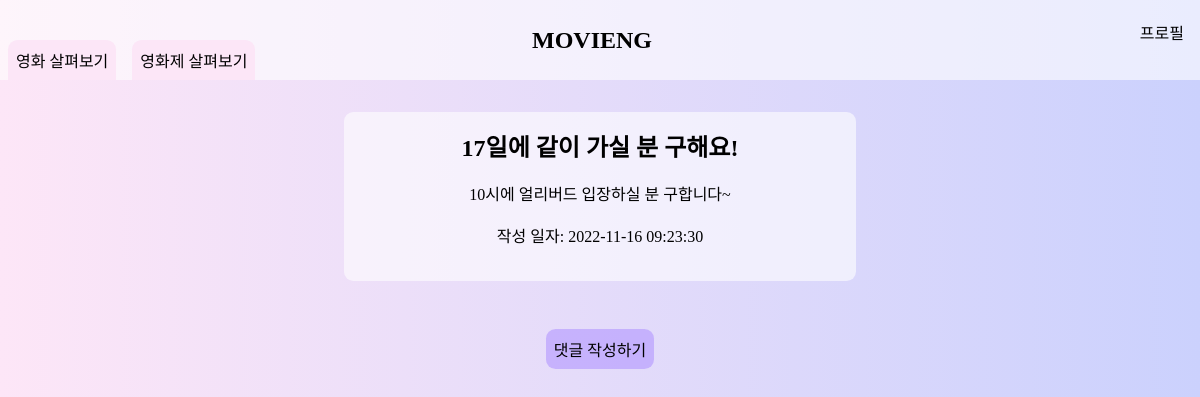
The page /festival/post/detail.php?post_id=6 on the database its author committed.
### tables this page shows
CREATE TABLE `post` (
  `post_id` int(11) NOT NULL AUTO_INCREMENT,
  `user_id` int(11) NOT NULL,
  `festival_id` int(11) NOT NULL,
  `title` varchar(255) NOT NULL,
  `content` varchar(255) NOT NULL,
  `created_date` datetime NOT NULL,
  `modified_date` datetime NOT NULL,
  `comment_cnt` int(11) NOT NULL DEFAULT 0,
  PRIMARY KEY (`post_id`),
  KEY `FK_POST_USER_idx` (`user_id`),
  KEY `FK_POST_FESTIVAL_idx` (`festival_id`),
  CONSTRAINT `FK_POST_FESTIVAL` FOREIGN KEY (`festival_id`) REFERENCES `festival` (`festival_id`) ON DELETE CASCADE ON UPDATE CASCADE,
  CONSTRAINT `FK_POST_USER` FOREIGN KEY (`user_id`) REFERENCES `user` (`user_id`) ON DELETE CASCADE ON UPDATE CASCADE
);

### festival/post/detail.php (the view, shortened to what this page needs)
<?php
$post_id = $_GET['post_id'];
$mysqli = mysqli_connect("localhost", "team01", "team01", "team01");
if(mysqli_connect_errno()){
    printf("Connected failed : %s\n", mysqli_connect_error());
    exit();
} else {
    $sql = "SELECT * FROM post WHERE post_id='".$post_id."'";
    $res = mysqli_query($mysqli, $sql);
    $info = mysqli_fetch_array($res, MYSQLI_ASSOC);
}
?>
<!DOCTYPE html>
<html lang="ko">
    <head>
        <link rel="stylesheet" href="./detail.css" />
        <link rel="stylesheet" href="../base.css" />
    </head>
    <body>
        <div class="header_container">
            <header>
            <div class="navigator">
                <nav>
                <ul>
                    <li><a href="../../movie/list.php">영화 살펴보기</a></li>
                    <li><a href="../list.php">영화제 살펴보기</a></li>
                </ul>
            </nav>
            </div>
            <div class="logo" onclick="location.href='../../info/home/home.php';"><h2>MOVIENG</h2></div>
            <div class="profile">
                <nav>
                <a href="../../info/mypage/mypage.php">프로필</a>
                </nav>
            </div>
            </header>
        </div>
        <div class="content">
            <div class="content_container">
              <div class="description_container">
                <h2><span class="title"><?php $title=$info['title']; echo $title;?></span></h2></br>
                <span class="post_content"><?php $content=$info['content']; echo $content;?></span></br>
                <span class="created_date"><?php $created_date=$info['created_date']; echo "작성 일자: $created_date";?></span></br>
              </div>
              <div class="comment_list_container">
                <div class="comment_write"> <a href="../comment/write.html?post_id=<?php echo $post_id ?>">댓글 작성하기</a></div>
              </div>
            </div>
          </div>
    </body>
</html>

### festival/post/detail.css (style rules this page uses)
.description_container { width: 40%; margin: auto; padding: 1rem; background: rgba(255, 255, 255, 0.6); border-radius: 0.6rem; display: flex; flex-direction: column; justify-content: space-around; margin-bottom: 3rem; }
.comment_write { margin: auto; margin-bottom: 1rem; padding: 0.5rem; background: rgba(179, 151, 255, 0.6); border-radius: 0.6rem; width:fit-content; }

### festival/base.css (style rules this page uses)
* { padding: 0; margin: 0; }
a { text-decoration: none; color: #000; }
html { width: 100%; height: 100%; display: flex; align-items: center; }
body { width: 100%; height: 100%; display: flex; flex-direction: column; margin: 0 auto; justify-content: center; text-align: center; position: relative; background: linear-gradient(to left, #cbd1fd, #fde6f7); }
.logo { cursor: pointer; }
.header_container { width: 100%; height: 10%; margin: 0 auto; position: absolute; top: 0; }
header { width: 100%; height: 100%; background-color: rgba(255, 255, 255, 0.6); display: flex; align-items: center; justify-content: space-between; }
.navigator { width: 100%; height: 100%; display: flex; justify-content: space-between; }
.profile { width: 100%; height: 50%; display: flex; justify-content: right; padding-right: 1rem; }
ul { width: 100%; height: 50%; display: flex; flex-direction: row; position: absolute; bottom: 0; justify-content: left; }
header ul > li { font-size: 1rem; margin-inline: 0.5rem; padding-inline: 0.5rem; background-color: #fce6f7; border-radius: 0.6rem 0.6rem 0rem 0rem; display: flex; align-items: center; }
.content { width: 100%; position: absolute; top: 7rem; display: flex; flex-direction: column; }

### rows shown on the page
post: title "17일에 같이 가실 분 구해요!", content "10시에 얼리버드 입장하실 분 구합니다~", created_date "2022-11-16 09:23:30"
